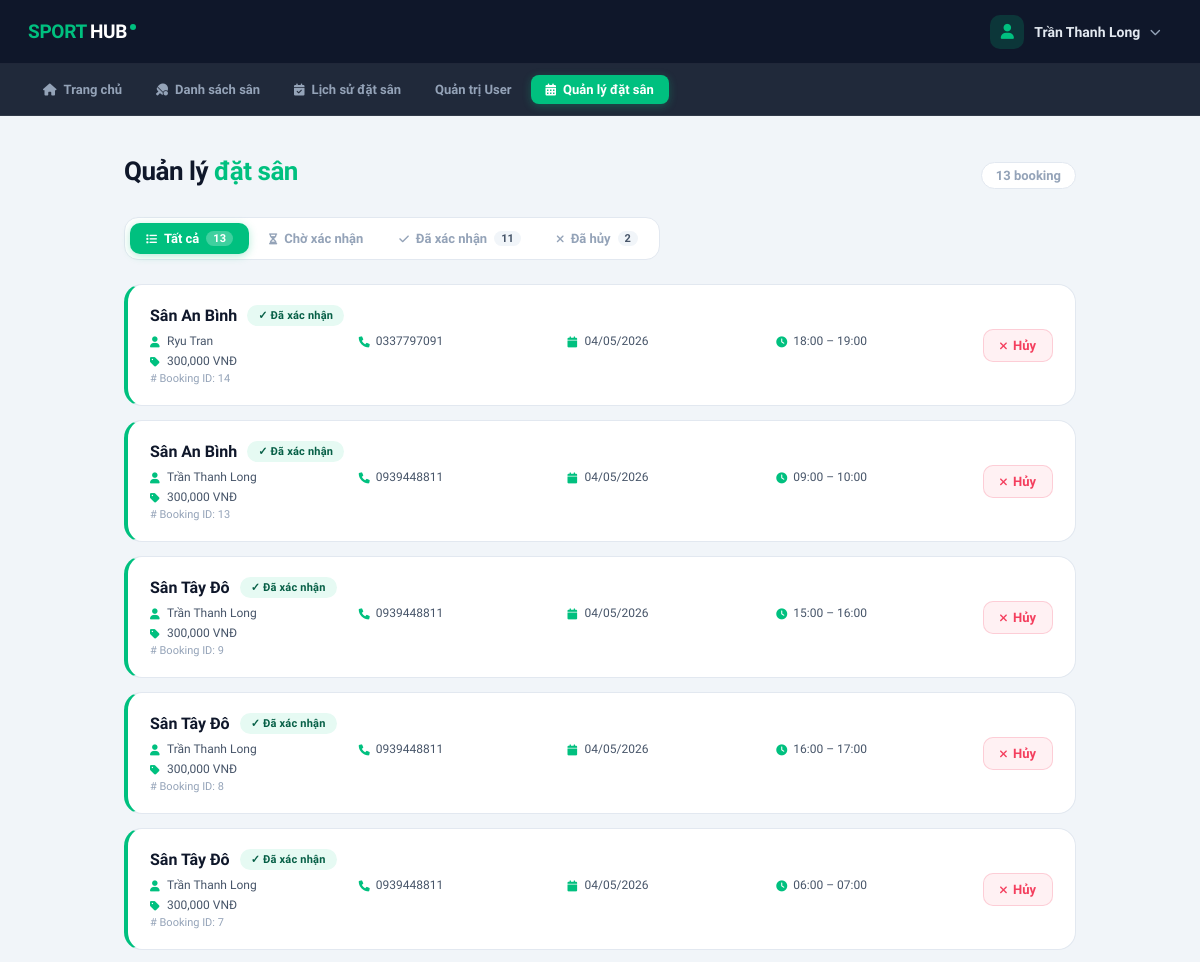
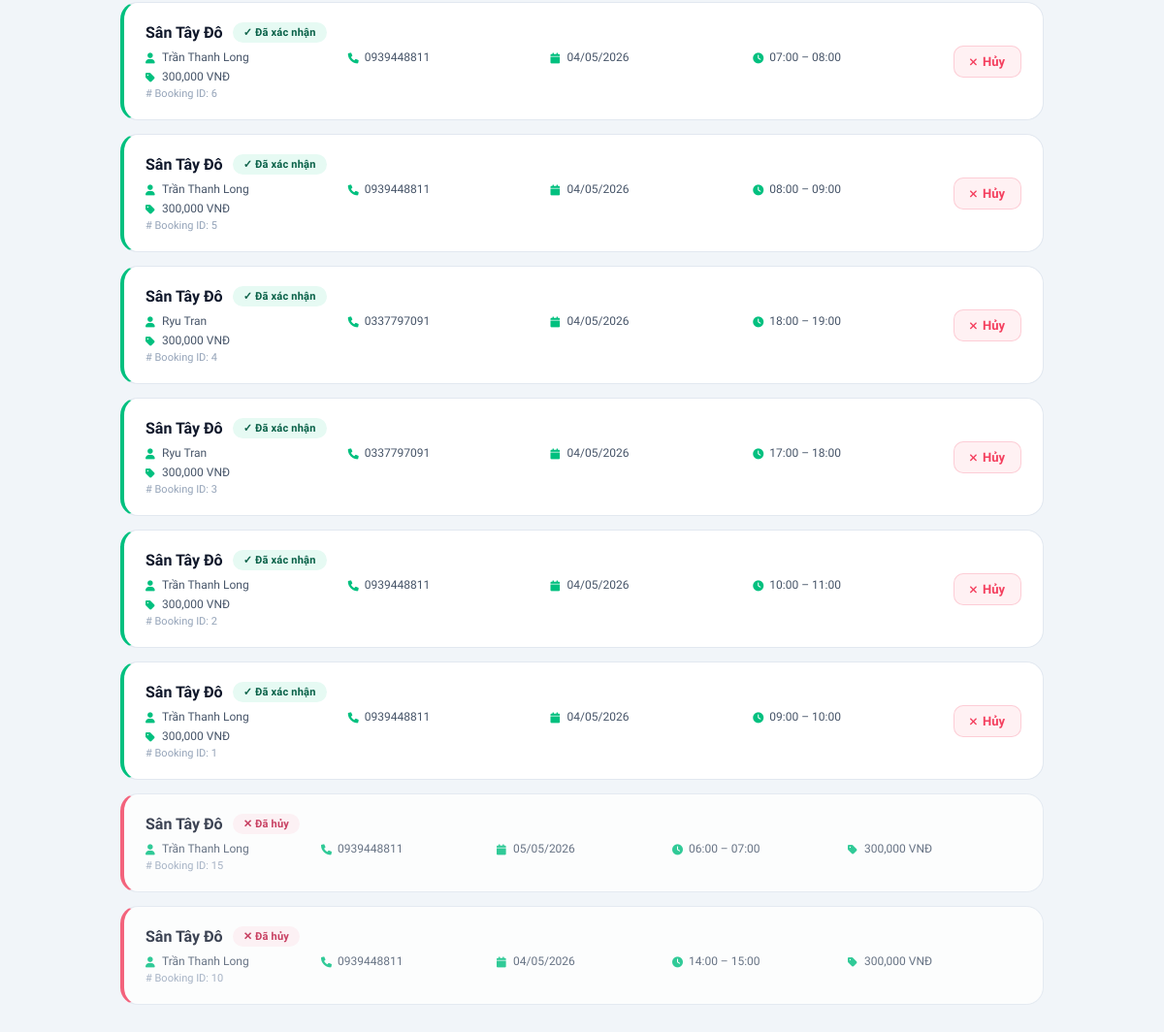
/public/index.php?action=admin_bookings (signed in), run on the app's committed database (2 pictures, top to bottom).
### tables this page shows
CREATE TABLE `bookings` (
  `id` int(11) NOT NULL,
  `court_id` int(11) NOT NULL,
  `user_id` int(11) DEFAULT NULL,
  `customer_name` varchar(255) NOT NULL,
  `customer_phone` varchar(20) DEFAULT NULL,
  `booking_date` date NOT NULL,
  `total_amount` decimal(10,2) DEFAULT NULL,
  `status` enum('Pending','Confirmed','Cancelled','Locked') DEFAULT 'Pending',
  `created_at` timestamp NOT NULL DEFAULT current_timestamp()
);

CREATE TABLE `courts` (
  `id` int(11) NOT NULL,
  `name` varchar(100) NOT NULL COMMENT 'VD: San A1, San VIP B2',
  `price` decimal(10,2) NOT NULL COMMENT 'Gia thue gio thuong (VND)',
  `status` enum('available','booked','maintenance') NOT NULL DEFAULT 'available',
  `address` varchar(100) DEFAULT NULL COMMENT 'địa chỉ sân',
  `image` text DEFAULT NULL,
  `created_at` datetime NOT NULL DEFAULT current_timestamp(),
  `updated_at` datetime NOT NULL DEFAULT current_timestamp() ON UPDATE current_timestamp(),
  `owner_id` int(11) DEFAULT NULL
);

CREATE TABLE `time_slots` (
  `id` int(11) NOT NULL,
  `start_time` time NOT NULL,
  `end_time` time NOT NULL,
  `price_modifier` decimal(3,2) DEFAULT 1.00
);

### src/Controllers/Admin/AdminController.php (called while the page is built, shortened)
<?php
class AdminController extends BaseController
{
    public function bookings()
    {
        $bookings = $this->getAllBookings();
        $pending = array_filter($bookings, fn($b) => strtolower($b['status']) === 'pending');
        $confirmed = array_filter($bookings, fn($b) => strtolower($b['status']) === 'confirmed');
        $cancelled = array_filter($bookings, fn($b) => strtolower($b['status']) === 'cancelled');
        require_once PROJECT_ROOT . '/views/admin/bookings/BookingsList.php';
    }
    private function getAllBookings()
    {
        $pdo = Database::getInstance()->getConnection();
        $stmt = $pdo->prepare("
            SELECT
                b.id,
                b.court_id,
                b.customer_name,
                b.customer_phone,
                b.booking_date,
                b.status,
                b.created_at,
                c.name AS court_name,
                c.price,
                ts.start_time,
                ts.end_time
            FROM bookings b
            JOIN courts c ON b.court_id = c.id
            JOIN booking_details bd ON b.id = bd.booking_id
            JOIN time_slots ts ON bd.slot_id = ts.id
            ORDER BY b.created_at DESC
        ");
        $stmt->execute();
        return $stmt->fetchAll(\PDO::FETCH_ASSOC);
    }
}
?>

### views/admin/bookings/BookingsList.php (the view, shortened to what this page needs)
<?php
require_once PROJECT_ROOT . '/views/layout/header.php';
?>
<div class="ab-page">
    <div class="ab-header">
        <h1>Quản lý <span>đặt sân</span></h1>
        <?php
        $totalAll = count($pending) + count($confirmed) + count($cancelled);
        ?>
        <span class="total-chip"><?= $totalAll ?> booking</span>
    </div>
    <?php
    $tabs = [
        'all'       => ['label' => 'Tất cả',        'icon' => 'fa-list',         'count' => $totalAll],
        'pending'   => ['label' => 'Chờ xác nhận',  'icon' => 'fa-hourglass-half','count' => count($pending)],
        'confirmed' => ['label' => 'Đã xác nhận',   'icon' => 'fa-check',        'count' => count($confirmed)],
        'cancelled' => ['label' => 'Đã hủy',         'icon' => 'fa-xmark',        'count' => count($cancelled)],
    ];
    $activeTab = $_GET['tab'] ?? 'all';
    ?>
    <div class="ab-tabs">
        <?php foreach ($tabs as $key => $tab): ?>
            <a href="?action=admin_bookings&tab=<?= $key ?>"
               class="ab-tab <?= $activeTab === $key ? 'active' : '' ?>">
                <i class="fas <?= $tab['icon'] ?>" style="font-size:11px;"></i>
                <?= $tab['label'] ?>
                <?php if ($tab['count'] > 0): ?>
                    <span class="tab-count"><?= $tab['count'] ?></span>
                <?php endif; ?>
            </a>
        <?php endforeach; ?>
    </div>
    <?php
    $displayList = match($activeTab) {
        'pending'   => $pending,
        'confirmed' => $confirmed,
        'cancelled' => $cancelled,
        default     => array_merge($pending, $confirmed, $cancelled),
    };
    ?>
    <?php if (empty($displayList)): ?>
        <div class="ab-empty">
            <div class="ab-empty-icon">📋</div>
            <h3>Không có booking nào</h3>
            <p>Danh mục này hiện chưa có dữ liệu.</p>
        </div>
    <?php else: ?>
        <div class="ab-list">
            <?php foreach ($displayList as $b):
                $statusKey = strtolower($b['status']);
            ?>
            <div class="ab-card <?= $statusKey ?>">
                <div class="ab-info">
                    <div class="ab-top">
                        <span class="ab-court-name"><?= htmlspecialchars($b['court_name']) ?></span>
                        <span class="s-badge <?= $statusKey ?>">
                            <?= match($statusKey) {
                                'pending'   => '⏳ Chờ xác nhận',
                                'confirmed' => '✓ Đã xác nhận',
                                'cancelled' => '✕ Đã hủy',
                                default     => $b['status'],
                            } ?>
                        </span>
                    </div>
                    <div class="ab-meta">
                        <div class="ab-meta-item">
                            <i class="fas fa-user"></i>
                            <?= htmlspecialchars($b['customer_name']) ?>
                        </div>
                        <div class="ab-meta-item">
                            <i class="fas fa-phone"></i>
                            <?= htmlspecialchars($b['customer_phone'] ?: '—') ?>
                        </div>
                        <div class="ab-meta-item">
                            <i class="fas fa-calendar"></i>
                            <?= date('d/m/Y', strtotime($b['booking_date'])) ?>
                        </div>
                        <div class="ab-meta-item">
                            <i class="fas fa-clock"></i>
                            <?= substr($b['start_time'],0,5) ?> – <?= substr($b['end_time'],0,5) ?>
                        </div>
                        <div class="ab-meta-item">
                            <i class="fas fa-tag"></i>
                            <?= number_format($b['price']) ?> VNĐ
                        </div>
                    </div>
                    <div class="ab-id"># Booking ID: <?= (int)$b['id'] ?></div>
                </div>
                <div class="ab-actions">
                    <?php if ($statusKey === 'pending'): ?>
                        <a href="?action=admin_confirm_booking&id=<?= (int)$b['id'] ?>"
                           class="btn-ok"
                           onclick="return confirm('Xác nhận booking này?')">
                            <i class="fas fa-check" style="font-size:11px;"></i> Xác nhận
                        </a>
                        <a href="?action=admin_cancel_booking&id=<?= (int)$b['id'] ?>"
                           class="btn-ko"
                           onclick="return confirm('Hủy booking này?')">
                            <i class="fas fa-xmark" style="font-size:11px;"></i> Hủy
                        </a>
                    <?php elseif ($statusKey === 'confirmed'): ?>
                        <a href="?action=admin_cancel_booking&id=<?= (int)$b['id'] ?>"
                           class="btn-ko"
                           onclick="return confirm('Hủy booking này?')">
                            <i class="fas fa-xmark" style="font-size:11px;"></i> Hủy
                        </a>
                    <?php endif; ?>
                </div>
            </div>
            <?php endforeach; ?>
        </div>
    <?php endif; ?>
</div>
<?php
require_once PROJECT_ROOT . '/views/layout/footer.php';
?>

### views/layout/header.php (style rules this page uses)
*, *::before, *::after { box-sizing: border-box; margin: 0; padding: 0; }
:root { --primary: #00c07f; --primary-dark: #00a06a; --dark: #0f172a; --nav-bg: #0f172a; --nav-border: rgba(255, 255, 255, .07); --text-muted: #94a3b8; --surface: #ffffff; --page-bg: #f1f5f9; --border: #e2e8f0; --danger: #f43f5e; }
html { overflow-y: scroll; }
body { padding-top: 116px; font-family: 'Plus Jakarta Sans', sans-serif; background: var(--page-bg); color: var(--dark); -webkit-font-smoothing: antialiased; }

### views/admin/bookings/BookingsList.php (style rules this page uses)
:root { --primary: #00c07f; --primary-dark: #00a06a; --primary-soft: #e6faf3; --warning: #f59e0b; --warning-soft: #fffbeb; --danger: #f43f5e; --danger-soft: #fff1f3; --dark: #0f172a; --mid: #475569; --muted: #94a3b8; --border: #e2e8f0; --surface: #ffffff; --page-bg: #f1f5f9; }
.ab-page { max-width: 1000px; margin: 0 auto; padding: 40px 24px 60px; font-family: 'Plus Jakarta Sans', sans-serif; }
.ab-header { display: flex; align-items: baseline; justify-content: space-between; margin-bottom: 28px; flex-wrap: wrap; gap: 12px; }
.ab-header h1 { font-size: 26px; font-weight: 800; color: var(--dark); letter-spacing: -.5px; margin: 0; }
.ab-header h1 span { color: var(--primary); }
.total-chip { font-size: 13px; font-weight: 600; color: var(--muted); background: var(--surface); border: 1.5px solid var(--border); padding: 5px 14px; border-radius: 20px; }
.ab-tabs { display: flex; gap: 4px; margin-bottom: 24px; background: var(--surface); border: 1.5px solid var(--border); border-radius: 14px; padding: 5px; width: fit-content; flex-wrap: wrap; }
.ab-tab { display: inline-flex; align-items: center; gap: 7px; padding: 8px 16px; border-radius: 10px; font-size: 13px; font-weight: 600; color: var(--muted); text-decoration: none; transition: background .18s, color .18s; white-space: nowrap; }
.ab-tab.active { background: var(--primary); color: #fff; box-shadow: 0 2px 8px rgba(0,192,127,.3); }
.tab-count { font-size: 11px; font-weight: 700; padding: 1px 7px; border-radius: 20px; background: rgba(255,255,255,.25); }
.ab-tab:not(.active) .tab-count { background: var(--page-bg); color: var(--mid); }
.s-badge { display: inline-block; padding: 4px 11px; border-radius: 20px; font-size: 11px; font-weight: 700; letter-spacing: .2px; }
.s-badge.confirmed { background: var(--primary-soft); color: #065f46; }
.s-badge.cancelled { background: var(--danger-soft); color: #be123c; }
.ab-list { display: flex; flex-direction: column; gap: 14px; }
.ab-card { background: var(--surface); border: 1.5px solid var(--border); border-radius: 18px; padding: 20px 22px; display: flex; align-items: center; gap: 18px; transition: box-shadow .2s, border-color .2s; }
.ab-card.confirmed { border-left: 4px solid var(--primary); }
.ab-card.cancelled { border-left: 4px solid var(--danger); opacity: .8; }
.ab-info { flex: 1; min-width: 0; }
.ab-top { display: flex; align-items: center; gap: 10px; margin-bottom: 8px; flex-wrap: wrap; }
.ab-court-name { font-size: 16px; font-weight: 800; color: var(--dark); }
.ab-meta { display: grid; grid-template-columns: repeat(auto-fill, minmax(160px, 1fr)); gap: 6px 20px; font-size: 12px; font-weight: 500; color: var(--mid); margin-bottom: 4px; }
.ab-meta-item { display: flex; align-items: center; gap: 5px; }
.ab-meta-item i { color: var(--primary); font-size: 11px; width: 12px; }
.ab-id { font-size: 11px; color: var(--muted); font-weight: 500; margin-top: 4px; }
.ab-actions { display: flex; flex-direction: column; gap: 8px; flex-shrink: 0; }
.btn-ko { display: inline-flex; align-items: center; justify-content: center; gap: 6px; padding: 8px 16px; background: var(--danger-soft); color: var(--danger); border: 1.5px solid rgba(244,63,94,.2); border-radius: 10px; font-family: inherit; font-size: 13px; font-weight: 700; text-decoration: none; cursor: pointer; transition: background .15s; white-space: nowrap; }

### data on the page
bookings: court.name "Sân An Bình", status "✓ Đã xác nhận", customer_name "Ryu Tran", customer_phone "0337797091", booking_date "04/05/2026", time_slots.start_time "18:00", time_slots.end_time "19:00", court.price "300,000", id "14"
bookings: court.name "Sân An Bình", status "✓ Đã xác nhận", customer_name "Trần Thanh Long", customer_phone "0939448811", booking_date "04/05/2026", time_slots.start_time "09:00", time_slots.end_time "10:00", court.price "300,000", id "13"
bookings: court.name "Sân Tây Đô", status "✓ Đã xác nhận", customer_name "Trần Thanh Long", customer_phone "0939448811", booking_date "04/05/2026", time_slots.start_time "15:00", time_slots.end_time "16:00", court.price "300,000", id "9"
bookings: court.name "Sân Tây Đô", status "✓ Đã xác nhận", customer_name "Trần Thanh Long", customer_phone "0939448811", booking_date "04/05/2026", time_slots.start_time "16:00", time_slots.end_time "17:00", court.price "300,000", id "8"
bookings: court.name "Sân Tây Đô", status "✓ Đã xác nhận", customer_name "Trần Thanh Long", customer_phone "0939448811", booking_date "04/05/2026", time_slots.start_time "06:00", time_slots.end_time "07:00", court.price "300,000", id "7"
bookings: court.name "Sân Tây Đô", status "✓ Đã xác nhận", customer_name "Trần Thanh Long", customer_phone "0939448811", booking_date "04/05/2026", time_slots.start_time "07:00", time_slots.end_time "08:00", court.price "300,000", id "6"
bookings: court.name "Sân Tây Đô", status "✓ Đã xác nhận", customer_name "Trần Thanh Long", customer_phone "0939448811", booking_date "04/05/2026", time_slots.start_time "08:00", time_slots.end_time "09:00", court.price "300,000", id "5"
bookings: court.name "Sân Tây Đô", status "✓ Đã xác nhận", customer_name "Ryu Tran", customer_phone "0337797091", booking_date "04/05/2026", time_slots.start_time "18:00", time_slots.end_time "19:00", court.price "300,000", id "4"
bookings: court.name "Sân Tây Đô", status "✓ Đã xác nhận", customer_name "Ryu Tran", customer_phone "0337797091", booking_date "04/05/2026", time_slots.start_time "17:00", time_slots.end_time "18:00", court.price "300,000", id "3"
bookings: court.name "Sân Tây Đô", status "✓ Đã xác nhận", customer_name "Trần Thanh Long", customer_phone "0939448811", booking_date "04/05/2026", time_slots.start_time "10:00", time_slots.end_time "11:00", court.price "300,000", id "2"
bookings: court.name "Sân Tây Đô", status "✓ Đã xác nhận", customer_name "Trần Thanh Long", customer_phone "0939448811", booking_date "04/05/2026", time_slots.start_time "09:00", time_slots.end_time "10:00", court.price "300,000", id "1"
bookings: court.name "Sân Tây Đô", status "✕ Đã hủy", customer_name "Trần Thanh Long", customer_phone "0939448811", booking_date "05/05/2026", time_slots.start_time "06:00", time_slots.end_time "07:00", court.price "300,000", id "15"
bookings: court.name "Sân Tây Đô", status "✕ Đã hủy", customer_name "Trần Thanh Long", customer_phone "0939448811", booking_date "04/05/2026", time_slots.start_time "14:00", time_slots.end_time "15:00", court.price "300,000", id "10"

### other printed values
$_SESSION['user_name'] "Trần Thanh Long"
$totalAll "13"
$tab['label'] "Tất cả"
$tab['count'] "13"
$tab['label'] "Chờ xác nhận"
$tab['label'] "Đã xác nhận"
$tab['count'] "11"
$tab['label'] "Đã hủy"
$tab['count'] "2"
